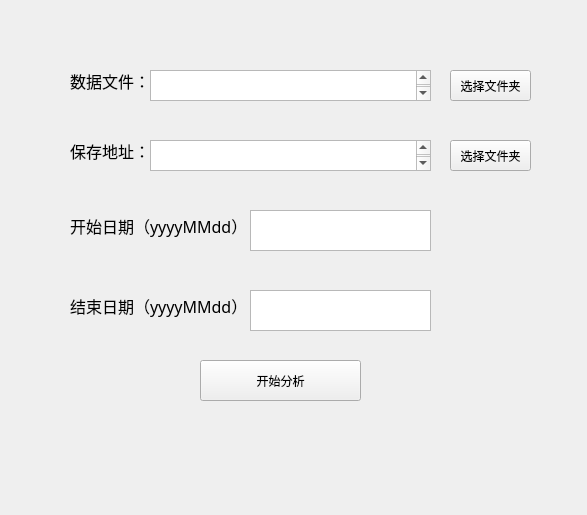
<?xml version="1.0" encoding="UTF-8"?>
<ui version="4.0">
 <class>MainWindow</class>
 <widget class="QMainWindow" name="MainWindow">
  <property name="geometry">
   <rect>
    <x>0</x>
    <y>0</y>
    <width>587</width>
    <height>515</height>
   </rect>
  </property>
  <property name="windowTitle">
   <string>MainWindow</string>
  </property>
  <widget class="QWidget" name="centralwidget">
   <widget class="QLabel" name="label">
    <property name="geometry">
     <rect>
      <x>70</x>
      <y>130</y>
      <width>101</width>
      <height>41</height>
     </rect>
    </property>
    <property name="font">
     <font>
      <family>微软雅黑</family>
      <pointsize>12</pointsize>
     </font>
    </property>
    <property name="text">
     <string>保存地址：</string>
    </property>
   </widget>
   <widget class="QPushButton" name="pushButton">
    <property name="geometry">
     <rect>
      <x>450</x>
      <y>140</y>
      <width>81</width>
      <height>31</height>
     </rect>
    </property>
    <property name="text">
     <string>选择文件夹</string>
    </property>
   </widget>
   <widget class="QLabel" name="label_2">
    <property name="geometry">
     <rect>
      <x>70</x>
      <y>210</y>
      <width>191</width>
      <height>31</height>
     </rect>
    </property>
    <property name="font">
     <font>
      <family>微软雅黑</family>
      <pointsize>12</pointsize>
     </font>
    </property>
    <property name="text">
     <string>开始日期（yyyyMMdd）</string>
    </property>
   </widget>
   <widget class="QTextEdit" name="textEdit">
    <property name="geometry">
     <rect>
      <x>150</x>
      <y>140</y>
      <width>281</width>
      <height>31</height>
     </rect>
    </property>
    <property name="font">
     <font>
      <family>微软雅黑</family>
      <pointsize>12</pointsize>
     </font>
    </property>
   </widget>
   <widget class="QTextEdit" name="textEdit_2">
    <property name="geometry">
     <rect>
      <x>250</x>
      <y>210</y>
      <width>181</width>
      <height>41</height>
     </rect>
    </property>
    <property name="font">
     <font>
      <family>微软雅黑</family>
      <pointsize>12</pointsize>
     </font>
    </property>
   </widget>
   <widget class="QLabel" name="label_3">
    <property name="geometry">
     <rect>
      <x>70</x>
      <y>290</y>
      <width>191</width>
      <height>31</height>
     </rect>
    </property>
    <property name="font">
     <font>
      <family>微软雅黑</family>
      <pointsize>12</pointsize>
     </font>
    </property>
    <property name="text">
     <string>结束日期（yyyyMMdd）</string>
    </property>
   </widget>
   <widget class="QTextEdit" name="textEdit_3">
    <property name="geometry">
     <rect>
      <x>250</x>
      <y>290</y>
      <width>181</width>
      <height>41</height>
     </rect>
    </property>
    <property name="font">
     <font>
      <family>微软雅黑</family>
      <pointsize>12</pointsize>
     </font>
    </property>
   </widget>
   <widget class="QPushButton" name="pushButton_2">
    <property name="geometry">
     <rect>
      <x>200</x>
      <y>360</y>
      <width>161</width>
      <height>41</height>
     </rect>
    </property>
    <property name="text">
     <string>开始分析</string>
    </property>
   </widget>
   <widget class="QPushButton" name="pushButton_3">
    <property name="geometry">
     <rect>
      <x>450</x>
      <y>70</y>
      <width>81</width>
      <height>31</height>
     </rect>
    </property>
    <property name="text">
     <string>选择文件夹</string>
    </property>
   </widget>
   <widget class="QLabel" name="label_4">
    <property name="geometry">
     <rect>
      <x>70</x>
      <y>60</y>
      <width>101</width>
      <height>41</height>
     </rect>
    </property>
    <property name="font">
     <font>
      <family>微软雅黑</family>
      <pointsize>12</pointsize>
     </font>
    </property>
    <property name="text">
     <string>数据文件：</string>
    </property>
   </widget>
   <widget class="QTextEdit" name="textEdit_4">
    <property name="geometry">
     <rect>
      <x>150</x>
      <y>70</y>
      <width>281</width>
      <height>31</height>
     </rect>
    </property>
    <property name="font">
     <font>
      <family>微软雅黑</family>
      <pointsize>12</pointsize>
     </font>
    </property>
   </widget>
  </widget>
 </widget>
 <resources/>
 <connections/>
</ui>
